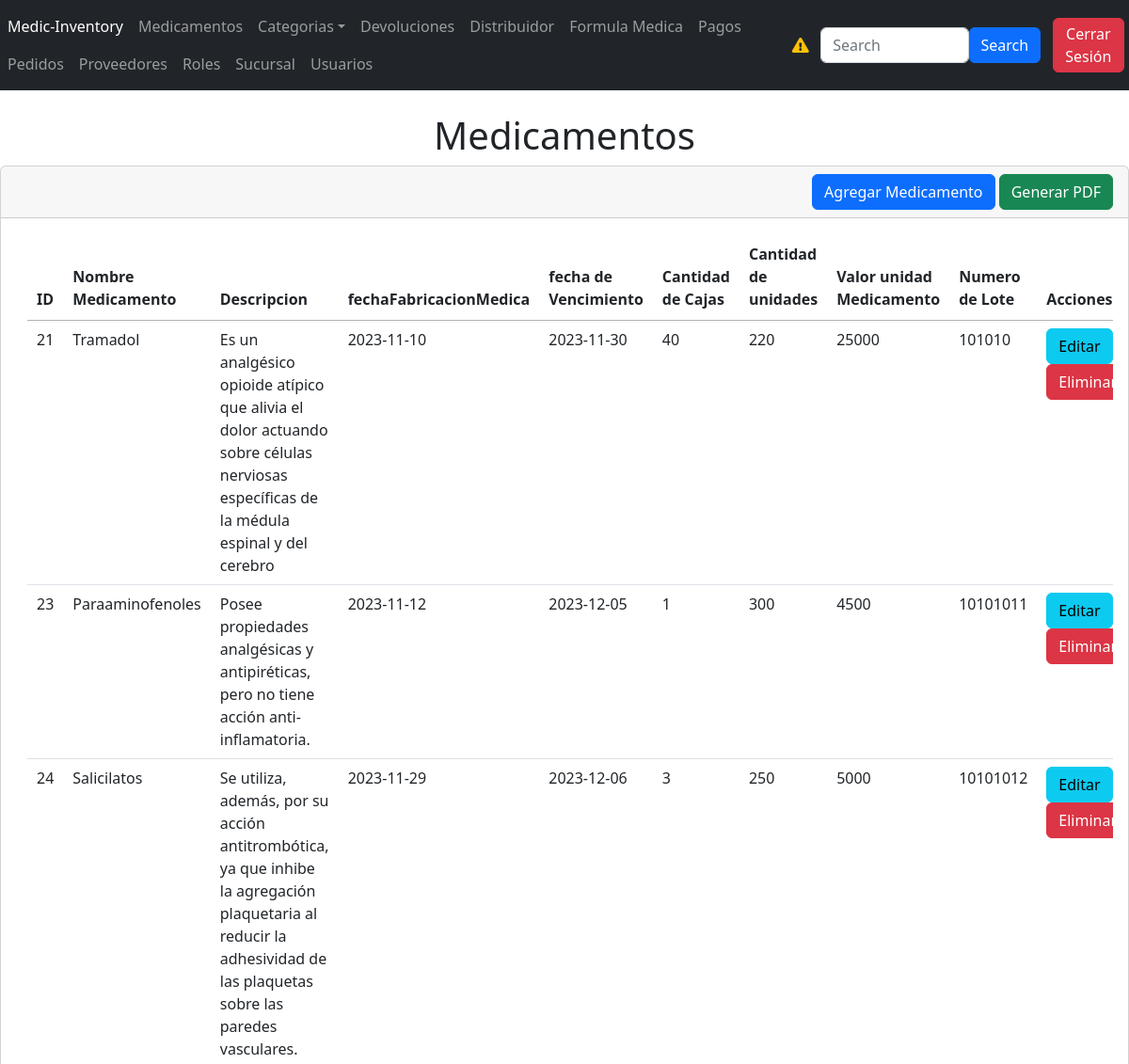
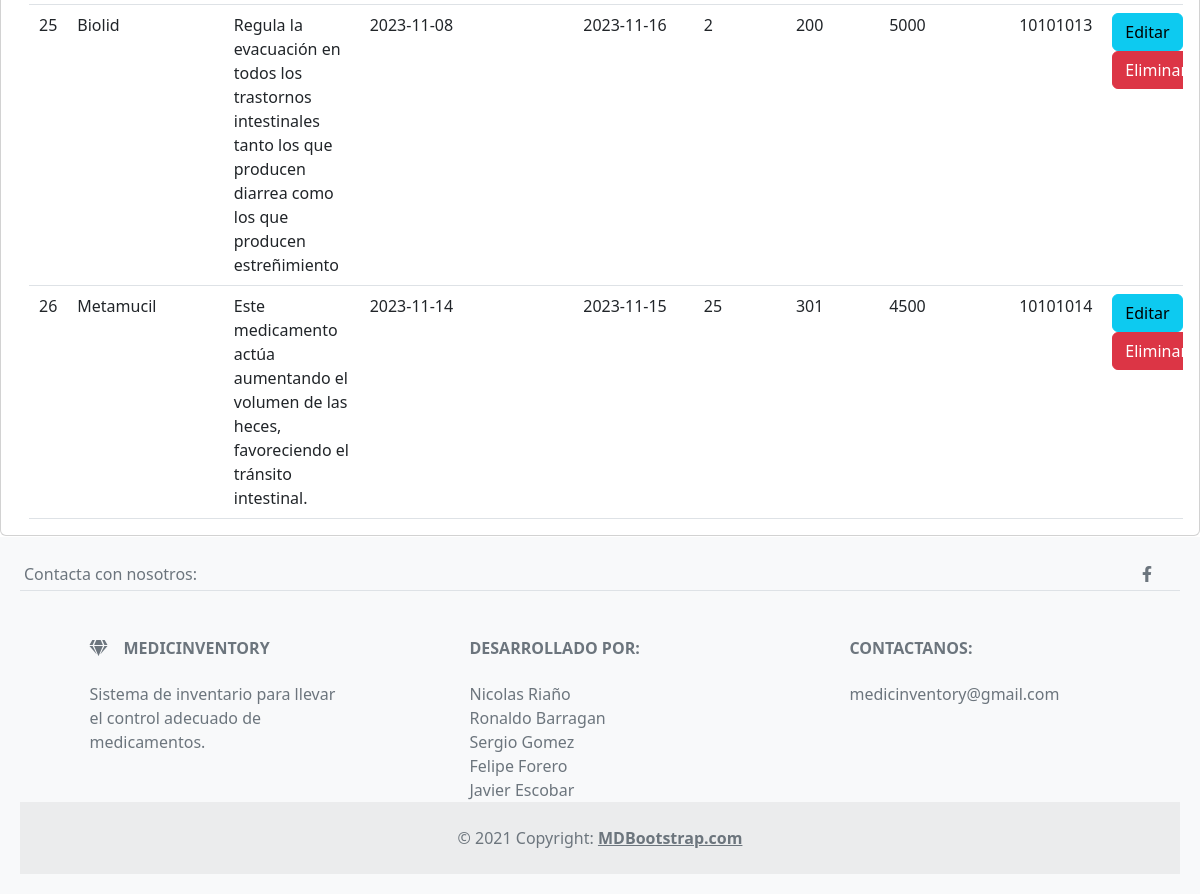
/Secciones/pruebas/pruebapedido.php (signed in), run on the app's committed database (2 pictures, top to bottom).
### tables this page shows
CREATE TABLE `medicamento` (
  `idMEDICAMENTO` int(200) NOT NULL,
  `descripcionMedica` varchar(255) NOT NULL,
  `fechaVencimientoMedica` date NOT NULL,
  `cantidadCajas` int(255) NOT NULL,
  `noLoteMedica` int(255) NOT NULL,
  `valorUnitMedica` int(255) NOT NULL,
  `fechaFabricacionMedica` date NOT NULL,
  `nombreMedica` varchar(255) NOT NULL,
  `cantidadUnidades` int(255) NOT NULL,
  `Persona_idPersona` int(11) NOT NULL,
  `Persona_ROL_idRol` int(11) NOT NULL,
  `SUBCATEGORIA_idSUBCATEGORIA` int(11) NOT NULL,
  `SUBCATEGORIA_CATEGORIA_idCATEGORIA` int(11) NOT NULL
);

### Secciones/pruebas/pruebapedido.php (the view, shortened to what this page needs)
<?php
include('../../database.php');
$sentencia = $conexion->prepare("SELECT * FROM medicamento");
$sentencia->execute();
$lista_medicamento = $sentencia->fetchAll(PDO::FETCH_ASSOC);
?>
<?php include("../../Plantillas/header.php"); ?>
<h1 style="text-align: center">Medicamentos</h1>
<div class="card">
    <div class="card-header" style="text-align: right">
        <a name="" id="" class="btn btn-primary" href="crear.php" role="button">Agregar Medicamento</a>
        <a class="btn btn-success" href="generacionpdf.php?txtID=<?php echo $registro['idMEDICAMENTO'] ?>"
            role="button">Generar PDF</a>
    </div>
    <div class="card-body">
        <div class="table-responsive-sm container-sm" style="max-width: 100%; overflow-x: auto;">
            <table class="table" id="tabla_id">
                <thead>
                    <tr>
                        <th scope="col">ID</th>
                        <th scope="col">Nombre Medicamento</th>
                        <th scope="col">Descripcion</th>
                        <th scope="col">fechaFabricacionMedica</th>
                        <th scope="col">fecha de Vencimiento</th>
                        <th scope="col">Cantidad de Cajas</th>
                        <th scope="col">Cantidad de unidades</th>
                        <th scope="col">Valor unidad Medicamento</th>
                        <th scope="col">Numero de Lote </th>
                        <th scope="col">Acciones</th>
                    </tr>
                </thead>
                <tbody>
                    <?php foreach ($lista_medicamento as $registro) { ?>
                        <tr class="">
                            <td scope="row">
                                <?php echo $registro['idMEDICAMENTO'] ?>
                            </td>
                            <td>
                                <?php echo $registro['nombreMedica'] ?>
                            </td>
                            <td scope="row">
                                <?php echo $registro['descripcionMedica'] ?>
                            </td>
                            <td>
                                <?php echo $registro['fechaFabricacionMedica'] ?>
                            </td>
                            <td>
                                <?php echo $registro['fechaVencimientoMedica'] ?>
                            </td>
                            <td>
                                <?php echo $registro['cantidadCajas'] ?>
                            </td>
                            <td>
                                <?php echo $registro['cantidadUnidades'] ?>
                            </td>
                            <td>
                                <?php echo $registro['valorUnitMedica'] ?>
                            </td>
                            <td>
                                <?php echo $registro['noLoteMedica'] ?>
                            </td>
                            <td>
                                <a class="btn btn-info" href="editar.php?txtID=<?php echo $registro['idMEDICAMENTO'] ?>"
                                    role="button">Editar</a>
                                <a class="btn btn-danger" href="index.php?txtID=<?php echo $registro['idMEDICAMENTO'] ?>"
                                    role="button">Eliminar</a>
                            </td>
                        </tr>
                    <?php } ?>
                </tbody>
            </table>
        </div>
    </div>
</div>
<?php include("../../Plantillas/footer.php"); ?>

### Plantillas/header.php (style rules this page uses)
body { display: flex; flex-direction: column; min-height: 100vh; margin: 0; }

### Plantillas/footer.php (style rules this page uses)
body { display: flex; flex-direction: column; min-height: 100vh; margin: 0; }

### data on the page
medicamento: idMEDICAMENTO "21", nombreMedica "Tramadol", descripcionMedica "Es un analgésico opioide atípico que alivia el dolor actuando sobre células nerviosas específicas de la médula espinal y del cerebro", fechaFabricacionMedica "2023-11-10", fechaVencimientoMedica "2023-11-30", cantidadCajas "40", cantidadUnidades "220", valorUnitMedica "25000", noLoteMedica "101010"
medicamento: idMEDICAMENTO "23", nombreMedica "Paraaminofenoles", descripcionMedica "Posee propiedades analgésicas y antipiréticas, pero no tiene acción anti-inflamatoria.", fechaFabricacionMedica "2023-11-12", fechaVencimientoMedica "2023-12-05", cantidadCajas "1", cantidadUnidades "300", valorUnitMedica "4500", noLoteMedica "10101011"
medicamento: idMEDICAMENTO "24", nombreMedica "Salicilatos", descripcionMedica "Se utiliza, además, por su acción antitrombótica, ya que inhibe la agregación plaquetaria al reducir la adhesividad de las plaquetas sobre las paredes vasculares.", fechaFabricacionMedica "2023-11-29", fechaVencimientoMedica "2023-12-06", cantidadCajas "3", cantidadUnidades "250", valorUnitMedica "5000", noLoteMedica "10101012"
medicamento: idMEDICAMENTO "25", nombreMedica "Biolid", descripcionMedica "Regula la evacuación en todos los trastornos intestinales tanto los que producen diarrea como los que producen estreñimiento", fechaFabricacionMedica "2023-11-08", fechaVencimientoMedica "2023-11-16", cantidadCajas "2", cantidadUnidades "200", valorUnitMedica "5000", noLoteMedica "10101013"
medicamento: idMEDICAMENTO "26", nombreMedica "Metamucil", descripcionMedica "Este medicamento actúa aumentando el volumen de las heces, favoreciendo el tránsito intestinal.", fechaFabricacionMedica "2023-11-14", fechaVencimientoMedica "2023-11-15", cantidadCajas "25", cantidadUnidades "301", valorUnitMedica "4500", noLoteMedica "10101014"
